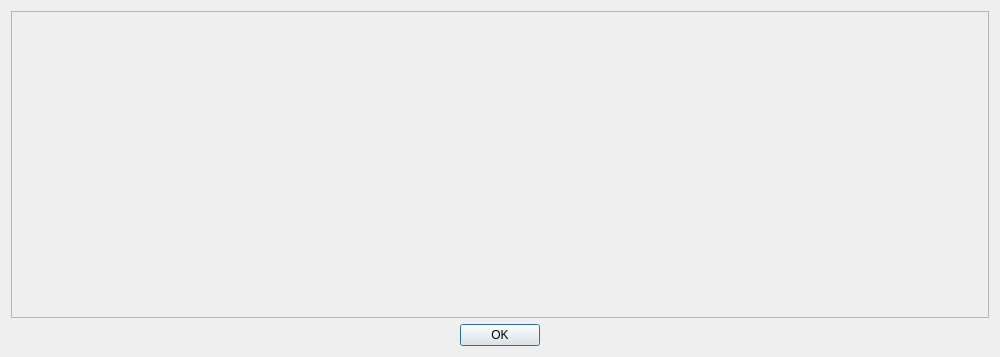
<?xml version="1.0" encoding="UTF-8"?>
<ui version="4.0">
 <class>LogDialog</class>
 <widget class="QDialog" name="LogDialog">
  <property name="geometry">
   <rect>
    <x>0</x>
    <y>0</y>
    <width>1000</width>
    <height>357</height>
   </rect>
  </property>
  <property name="minimumSize">
   <size>
    <width>800</width>
    <height>0</height>
   </size>
  </property>
  <property name="windowTitle">
   <string>OpenALPR Hotlist Log</string>
  </property>
  <layout class="QVBoxLayout" name="verticalLayout">
   <item>
    <widget class="QScrollArea" name="scrollArea">
     <property name="widgetResizable">
      <bool>true</bool>
     </property>
     <widget class="QWidget" name="scrollAreaWidgetContents">
      <property name="geometry">
       <rect>
        <x>0</x>
        <y>0</y>
        <width>980</width>
        <height>306</height>
       </rect>
      </property>
      <layout class="QVBoxLayout" name="verticalLayout_2">
       <item>
        <widget class="QLabel" name="lbLog">
         <property name="text">
          <string/>
         </property>
         <property name="alignment">
          <set>Qt::AlignLeading|Qt::AlignLeft|Qt::AlignTop</set>
         </property>
        </widget>
       </item>
      </layout>
     </widget>
    </widget>
   </item>
   <item>
    <widget class="QDialogButtonBox" name="buttonBox">
     <property name="orientation">
      <enum>Qt::Horizontal</enum>
     </property>
     <property name="standardButtons">
      <set>QDialogButtonBox::Ok</set>
     </property>
     <property name="centerButtons">
      <bool>true</bool>
     </property>
    </widget>
   </item>
  </layout>
 </widget>
 <resources/>
 <connections>
  <connection>
   <sender>buttonBox</sender>
   <signal>accepted()</signal>
   <receiver>LogDialog</receiver>
   <slot>accept()</slot>
   <hints>
    <hint type="sourcelabel">
     <x>248</x>
     <y>254</y>
    </hint>
    <hint type="destinationlabel">
     <x>157</x>
     <y>274</y>
    </hint>
   </hints>
  </connection>
  <connection>
   <sender>buttonBox</sender>
   <signal>rejected()</signal>
   <receiver>LogDialog</receiver>
   <slot>reject()</slot>
   <hints>
    <hint type="sourcelabel">
     <x>316</x>
     <y>260</y>
    </hint>
    <hint type="destinationlabel">
     <x>286</x>
     <y>274</y>
    </hint>
   </hints>
  </connection>
 </connections>
</ui>
